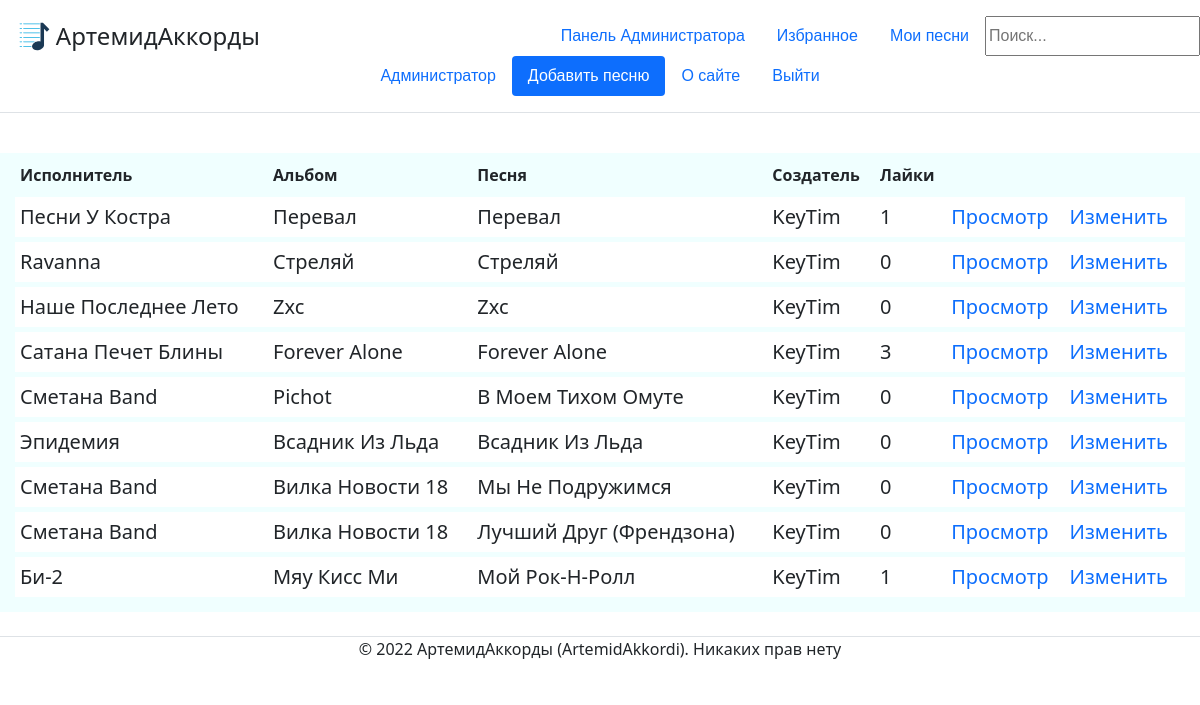
Screenshot of /my/10/ (signed in) with the database file from the repository.
### mainapp/models.py (models this page shows, shortened)
class ContentWithChords(models.Model):
    song = models.ForeignKey('Song', on_delete=models.CASCADE, help_text="Выберите песню", verbose_name='Песня', null=False)
    creator = models.ForeignKey(User, on_delete=models.CASCADE, verbose_name='Создатель', null=False)
    content = models.TextField(help_text='Введите содержание (текст песни с расставленными аккордами', verbose_name='Содержание', null=False)
    chords = models.ManyToManyField('Chord', help_text='Выберите какие аккорды есть в вашем содержании (например Am, C, F).', verbose_name='Аккорды')
    likes = models.IntegerField(default=0, help_text="Введите кол-во лайков", verbose_name="Лайки")
    objects = models.Manager()

class Song(models.Model):
    title = models.CharField(max_length=250, help_text='Введите название песни', verbose_name="Название песни", null=False)
    album = models.ForeignKey('Album', on_delete=models.CASCADE, help_text='Выберите альбом', verbose_name='Альбом', null=False)
    objects = models.Manager()
    def __str__(self):
        return self.title

class Album(models.Model):
    title = models.CharField(max_length=250, help_text='Введите название альбома', verbose_name="Название альбома", null=False)
    singer = models.ForeignKey('Singer', on_delete=models.CASCADE, help_text='Выберите исполнителя', verbose_name='Исполнитель', null=False)
    objects = models.Manager()
    def __str__(self):
        return self.title

class Singer(models.Model):
    name = models.CharField(max_length=250, help_text='Введите название исполнителя', verbose_name='Исполнитель', null=False)
    objects = models.Manager() #служебное поле для доступа к объектам в базе данных
    def __str__(self):
        return self.name

### mainapp/views.py (the view)
# urls.py: path('my/<int:id>/', views.my_songs, name='my_songs'),
def my_songs(request, id): #список песен, созданных пользователем
    if request.user.is_authenticated:
        user = User.objects.get(id=id)
        if user == request.user or User.objects.filter(pk=request.user.id, groups__name='Admin').exists():
            user_songs = ContentWithChords.objects.filter(creator=user).order_by('-id')
            flag_moder = check_moder(request)
            return render(request, 'mainapp/index.html', {'user_songs': user_songs, 'moder':flag_moder})
        else:
            return HttpResponseRedirect("/")
    else:
        return HttpResponseRedirect("/")

### mainapp/views.py (called while the page is built)
def check_moder(request): #проверка роли пользователя
    flag_moder = False
    if User.objects.filter(pk=request.user.id, groups__name='Moderator').exists() or User.objects.filter(pk=request.user.id, groups__name='Admin').exists():
        flag_moder = True
    return flag_moder

### templates/mainapp/index.html (shortened to what this page needs)
{% extends 'mainapp/base.html' %}
{% block site_content %}
{% load static %}
<link href= '{% static "css/index.css" %}' rel="stylesheet" >
        {% if user_songs != null %}
<div class="main_table">
    <table>
            <tr><th>Исполнитель</th><th>Альбом</th><th>Песня</th><th>Создатель</th><th>Лайки</th><th></th><th></th></tr>
            {% for user_song in user_songs %}
            <tr>
                <td>{{ user_song.song.album.singer }}</td>
                <td>{{ user_song.song.album }}</td>
                <td>{{ user_song.song }}</td>
                <td>{{ user_song.creator }}</td>
                <td>{{ user_song.likes }}</td>
                <td><a href="/content/{{user_song.id}}">Просмотр</a></td>
                <td><a href="/change/{{user_song.id}}">Изменить</a></td>
            </tr>
            {% endfor %}
        {% endif %}
    </table>
</div>
{% endblock %}

### templates/mainapp/base.html (shortened to what this page needs)
<!DOCTYPE html>
<html lang="en" xmlns="http://www.w3.org/1999/html">
{% load static %}
<head>
    <link href= '{% static "css/base.css" %}' rel="stylesheet" type="text/css">
    <link rel="stylesheet" href="https://cdn.jsdelivr.net/npm/bootstrap@5.1.3/dist/css/bootstrap.min.css">
    <header class="d-flex flex-wrap justify-content-center py-3 mb-4 border-bottom">
      <a href="/" class="d-flex align-items-center mb-3 mb-md-0 me-md-auto text-dark text-decoration-none">
        <img style="width: 35px; height: 35px" src="{% static 'image/logo.svg' %}">
        <span class="fs-4">АртемидАккорды</span>
      </a>
        <form action="{% url 'search' %}" method="get">
            {% if user.is_authenticated %}
            <ul class="nav nav-pills">
                {% if moder == True %}
                <li class="nav-item"><a href="/admin" class="nav-link">Панель Администратора</a></li>
                {% endif %}
                <li class="nav-item"><a href="/my_favourites/{{user.id}}" class="nav-link">Избранное</a></li>
                <li class="nav-item"><a href="/my/{{user.id}}" class="nav-link">Мои песни</a></li>
                <input name="search_str" type="search" placeholder="Поиск...">
            </ul>
            {% else %}
                <input name="search_str" type="text" placeholder="Поиск...">
            {% endif %}
        </form>
      <ul class="nav nav-pills">
          {% if user.is_authenticated %}
            {% if user.first_name %}
                <li class="nav-item"><a href="/profile/{{user.id}}" class="nav-link">{{user.first_name}}</a></li>
            {% else %}
                <li class="nav-item"><a href="/profile/{{user.id}}" class="nav-link">{{user.username}}</a></li>
            {% endif %}
            <li class="nav-item"><a href="/create" class="nav-link active" aria-current="page">Добавить песню</a></li>
            <li class="nav-item"><a href="/about" class="nav-link">О сайте</a></li>
            <li class="nav-item"><a href="/logout" class="nav-link">Выйти</a></li>
          {% else %}
            <li class="nav-item"><a href="/about" class="nav-link">О сайте</a></li>
            <li class="nav-item"><a href="/login" class="nav-link active" aria-current="page">Войти</a></li>
            <li class="nav-item"><a href="/register" class="nav-link">Регистрация</a></li>
          {% endif %}
      </ul>
    </header>
</head>
<body>
    {% block site_content %}{% endblock %}
</body>
<footer>
    <div class="d-flex justify-content-center my-4 border-top">
      <p>© 2022 АртемидАккорды (ArtemidAkkordi). Никаких прав нету</p>
    </div>
</footer>
</html>

### static/css/base.css (style rules this page uses)
ul { font-size: 16px; font-family: Arial, Helvetica, sans-serif; }

### static/css/index.css (style rules this page uses)
.main_table table { width: 100%; border: 15px solid #F0FFFF; border-top: 5px solid #F0FFFF; border-collapse: collapse; }
.main_table th { font-weight: bold; padding: 5px; background: #F0FFFF; border: none; border-bottom: 5px solid #F0FFFF; }
.main_table td { padding: 5px; border: none; font-size: 20px; border-bottom: 5px solid #F0FFFF; }
a { text-decoration: none; }

### templates/mainapp/base.html (style rules this page uses)
input { length: 100px; }

### rows the page displays
ContentWithChords: song.album.singer "Песни У Костра", song.album "Перевал", song "Перевал", creator "KeyTim", likes "1"
ContentWithChords: song.album.singer "Ravanna", song.album "Стреляй", song "Стреляй", creator "KeyTim", likes "0"
ContentWithChords: song.album.singer "Наше Последнее Лето", song.album "Zxc", song "Zxc", creator "KeyTim", likes "0"
ContentWithChords: song.album.singer "Сатана Печет Блины", song.album "Forever Alone", song "Forever Alone", creator "KeyTim", likes "3"
ContentWithChords: song.album.singer "Сметана Band", song.album "Pichot", song "В Моем Тихом Омуте", creator "KeyTim", likes "0"
ContentWithChords: song.album.singer "Эпидемия", song.album "Всадник Из Льда", song "Всадник Из Льда", creator "KeyTim", likes "0"
ContentWithChords: song.album.singer "Сметана Band", song.album "Вилка Новости 18", song "Мы Не Подружимся", creator "KeyTim", likes "0"
ContentWithChords: song.album.singer "Сметана Band", song.album "Вилка Новости 18", song "Лучший Друг (Френдзона)", creator "KeyTim", likes "0"
ContentWithChords: song.album.singer "Би-2", song.album "Мяу Кисс Ми", song "Мой Рок-Н-Ролл", creator "KeyTim", likes "1"

### other values shown
{{ user.first_name }} "Администратор"
